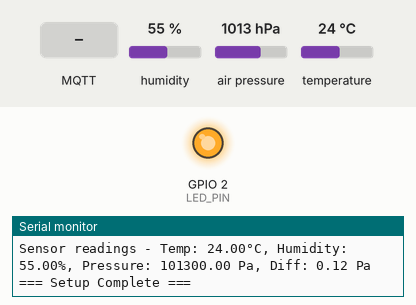
Recording of a program running on a simulated ESP32. Shown: output pins drawn as LEDs (lit = HIGH), the last lines printed to the serial monitor. Inputs (shaded band) come from the test bench; at power-on: humidity 55 %, air pressure 1013 hPa, temperature 24 °C. WiFi joins after 1.5 s; servers stay silent unless stated; random numbers use the default seed unless the program sets one; no MQTT or app messages arrive unless stated.

Above: at 2.6 s.
At 6.2 s:
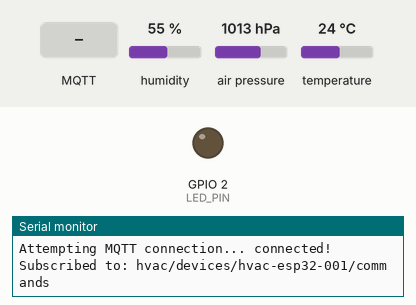
6.3 s: MQTT message "status_request" arrives on the first subscribed topic
7.8 s: MQTT message "calibrate" arrives on the first subscribed topic
9.3 s: MQTT message "ota_update" arrives on the first subscribed topic
Timing chart, 0 to 12.3 s (numbered marks = the images above; inputs shaded):
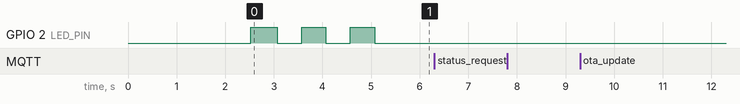

The program:

main.cpp
```cpp
#include <WiFi.h>
#include <PubSubClient.h>
#include <ArduinoJson.h>
#include <Wire.h>
#include <Adafruit_BME280.h>
#include <ArduinoOTA.h>
#include <esp_task_wdt.h>

// Pin definitions
#define SDA_PIN 21
#define SCL_PIN 22
#define LED_PIN 2
#define PRESSURE_SENSOR_PIN A0  // Analog pin for SDP810 (if using analog output)

// Configuration
const char* ssid = WIFI_SSID;
const char* password = WIFI_PASSWORD;
const char* mqtt_server = MQTT_SERVER;
const int mqtt_port = MQTT_PORT;

// Device identification
const char* device_id = "hvac-esp32-001";
const char* device_name = "Living Room Sensor";
const char* firmware_version = "1.0.0";

// MQTT topics
const char* telemetry_topic = "hvac/devices/hvac-esp32-001/telemetry";
const char* status_topic = "hvac/devices/hvac-esp32-001/status";
const char* command_topic = "hvac/devices/hvac-esp32-001/commands";
const char* alert_topic = "hvac/devices/hvac-esp32-001/alerts";

// Timing constants
const unsigned long SENSOR_READ_INTERVAL = 30000;  // 30 seconds
const unsigned long HEARTBEAT_INTERVAL = 60000;    // 1 minute
const unsigned long WIFI_TIMEOUT = 10000;          // 10 seconds
const unsigned long MQTT_RECONNECT_INTERVAL = 5000; // 5 seconds

// Global objects
WiFiClient espClient;
PubSubClient mqtt_client(espClient);
Adafruit_BME280 bme;

// Global variables
unsigned long last_sensor_read = 0;
unsigned long last_heartbeat = 0;
unsigned long last_mqtt_attempt = 0;
bool sensor_initialized = false;
float temperature = 0.0;
float humidity = 0.0;
float pressure = 0.0;
float pressure_differential = 0.0;
int wifi_signal_strength = 0;
unsigned long uptime_seconds = 0;

// Function prototypes
void setup_wifi();
void setup_mqtt();
void setup_sensors();
void setup_ota();
void read_sensors();
void publish_telemetry();
void publish_status();
void publish_alert(const char* alert_type, const char* message);
void handle_mqtt_message(char* topic, byte* payload, unsigned int length);
void reconnect_mqtt();
void blink_led(int count, int delay_ms = 200);
float read_pressure_sensor();

void setup() {
    Serial.begin(115200);
    delay(1000);

    Serial.println("\n=== HVAC ESP32 Sensor Starting ===");
    Serial.printf("Device ID: %s\n", device_id);
    Serial.printf("Firmware: %s\n", firmware_version);

    // Initialize LED
    pinMode(LED_PIN, OUTPUT);
    digitalWrite(LED_PIN, LOW);

    // Initialize I2C
    Wire.begin(SDA_PIN, SCL_PIN);

    // Setup components
    setup_wifi();
    setup_sensors();
    setup_mqtt();
    setup_ota();

    // Enable watchdog timer
    esp_task_wdt_init(30, true);
    esp_task_wdt_add(NULL);

    // Initial sensor reading
    read_sensors();
    publish_status();

    Serial.println("=== Setup Complete ===\n");
    blink_led(3, 500);
}

void loop() {
    unsigned long current_time = millis();
    uptime_seconds = current_time / 1000;

    // Handle OTA updates
    ArduinoOTA.handle();

    // Maintain MQTT connection
    if (!mqtt_client.connected()) {
        if (current_time - last_mqtt_attempt > MQTT_RECONNECT_INTERVAL) {
            reconnect_mqtt();
            last_mqtt_attempt = current_time;
        }
    } else {
        mqtt_client.loop();
    }

    // Read sensors periodically
    if (current_time - last_sensor_read > SENSOR_READ_INTERVAL) {
        read_sensors();
        if (mqtt_client.connected()) {
            publish_telemetry();
        }
        last_sensor_read = current_time;
    }

    // Send heartbeat
    if (current_time - last_heartbeat > HEARTBEAT_INTERVAL) {
        if (mqtt_client.connected()) {
            publish_status();
        }
        last_heartbeat = current_time;
    }

    // Feed watchdog
    esp_task_wdt_reset();

    // Short delay to prevent tight loop
    delay(100);
}

void setup_wifi() {
    Serial.print("Connecting to WiFi");
    WiFi.mode(WIFI_STA);
    WiFi.begin(ssid, password);

    unsigned long start_time = millis();
    while (WiFi.status() != WL_CONNECTED) {
        delay(500);
        Serial.print(".");

        if (millis() - start_time > WIFI_TIMEOUT) {
            Serial.println("\nWiFi connection timeout! Restarting...");
            ESP.restart();
        }
    }

    Serial.println();
    Serial.printf("WiFi connected! IP: %s\n", WiFi.localIP().toString().c_str());
    Serial.printf("Signal strength: %d dBm\n", WiFi.RSSI());

    wifi_signal_strength = WiFi.RSSI();
}

void setup_sensors() {
    Serial.print("Initializing BME280 sensor...");

    if (!bme.begin(0x76)) {  // Try primary I2C address
        if (!bme.begin(0x77)) {  // Try secondary I2C address
            Serial.println(" FAILED!");
            publish_alert("sensor_error", "BME280 sensor initialization failed");
            sensor_initialized = false;
            return;
        }
    }

    // Configure BME280 settings
    bme.setSampling(Adafruit_BME280::MODE_NORMAL,
                    Adafruit_BME280::SAMPLING_X2,  // temperature
                    Adafruit_BME280::SAMPLING_X2,  // pressure
                    Adafruit_BME280::SAMPLING_X2,  // humidity
                    Adafruit_BME280::FILTER_X16,
                    Adafruit_BME280::STANDBY_MS_500);

    sensor_initialized = true;
    Serial.println(" SUCCESS!");
}

void setup_mqtt() {
    mqtt_client.setServer(mqtt_server, mqtt_port);
    mqtt_client.setCallback(handle_mqtt_message);
    mqtt_client.setKeepAlive(60);
    mqtt_client.setSocketTimeout(10);

    Serial.printf("MQTT server: %s:%d\n", mqtt_server, mqtt_port);
}

void setup_ota() {
    ArduinoOTA.setHostname(device_id);
    ArduinoOTA.setPassword("hvac-ota-2023");

    ArduinoOTA.onStart([]() {
        String type = (ArduinoOTA.getCommand() == U_FLASH) ? "sketch" : "filesystem";
        Serial.println("OTA Update Start: " + type);
        publish_alert("ota_start", "Firmware update starting");
    });

    ArduinoOTA.onEnd([]() {
        Serial.println("\nOTA Update Complete");
        publish_alert("ota_complete", "Firmware update completed");
    });

    ArduinoOTA.onProgress([](unsigned int progress, unsigned int total) {
        Serial.printf("OTA Progress: %u%%\r", (progress / (total / 100)));
    });

    ArduinoOTA.onError([](ota_error_t error) {
        Serial.printf("OTA Error[%u]: ", error);
        String error_msg = "Unknown OTA error";

        if (error == OTA_AUTH_ERROR) error_msg = "Auth Failed";
        else if (error == OTA_BEGIN_ERROR) error_msg = "Begin Failed";
        else if (error == OTA_CONNECT_ERROR) error_msg = "Connect Failed";
        else if (error == OTA_RECEIVE_ERROR) error_msg = "Receive Failed";
        else if (error == OTA_END_ERROR) error_msg = "End Failed";

        Serial.println(error_msg);
        publish_alert("ota_error", error_msg.c_str());
    });

    ArduinoOTA.begin();
    Serial.println("OTA Ready");
}

void read_sensors() {
    if (!sensor_initialized) {
        Serial.println("Sensors not initialized, skipping reading");
        return;
    }

    // Read BME280 sensors
    temperature = bme.readTemperature();
    humidity = bme.readHumidity();
    pressure = bme.readPressure();

    // Read pressure differential (SDP810 simulation)
    pressure_differential = read_pressure_sensor();

    // Update WiFi signal strength
    wifi_signal_strength = WiFi.RSSI();

    // Log readings
    Serial.printf("Sensor readings - Temp: %.2f°C, Humidity: %.2f%%, Pressure: %.2f Pa, Diff: %.2f Pa\n",
                  temperature, humidity, pressure, pressure_differential);

    // Check for anomalies
    if (temperature < -40 || temperature > 85) {
        publish_alert("temperature_anomaly", "Temperature reading out of normal range");
    }

    if (humidity < 0 || humidity > 100) {
        publish_alert("humidity_anomaly", "Humidity reading out of normal range");
    }

    // Blink LED to indicate successful reading
    digitalWrite(LED_PIN, HIGH);
    delay(50);
    digitalWrite(LED_PIN, LOW);
}

float read_pressure_sensor() {
    // Simulate SDP810 pressure sensor reading
    // In real implementation, this would interface with the actual sensor
    int analog_reading = analogRead(PRESSURE_SENSOR_PIN);

    // Convert analog reading to pressure differential
    // SDP810 range: ±500 Pa, assuming 3.3V reference
    float voltage = (analog_reading / 4095.0) * 3.3;
    float pressure_pa = (voltage - 1.65) * (500.0 / 1.65);  // Convert to Pa

    return pressure_pa;
}

void publish_telemetry() {
    StaticJsonDocument<512> telemetry;

    telemetry["deviceId"] = device_id;
    telemetry["timestamp"] = millis();

    JsonObject sensors = telemetry.createNestedObject("sensors");
    sensors["temperature"] = round(temperature * 100) / 100.0;  // Round to 2 decimal places
    sensors["humidity"] = round(humidity * 100) / 100.0;
    sensors["pressure"] = round(pressure * 100) / 100.0;
    sensors["pressureDifferential"] = round(pressure_differential * 100) / 100.0;

    telemetry["battery"] = 100;  // Simulated battery level
    telemetry["rssi"] = wifi_signal_strength;
    telemetry["firmware"] = firmware_version;
    telemetry["uptime"] = uptime_seconds;

    char buffer[512];
    serializeJson(telemetry, buffer);

    if (mqtt_client.publish(telemetry_topic, buffer, true)) {
        Serial.println("Telemetry published successfully");
    } else {
        Serial.println("Failed to publish telemetry");
    }
}

void publish_status() {
    StaticJsonDocument<256> status;

    status["deviceId"] = device_id;
    status["status"] = sensor_initialized ? "online" : "error";
    status["timestamp"] = millis();
    status["uptime"] = uptime_seconds;
    status["freeHeap"] = ESP.getFreeHeap();
    status["wifiRssi"] = wifi_signal_strength;

    char buffer[256];
    serializeJson(status, buffer);

    mqtt_client.publish(status_topic, buffer, true);
}

void publish_alert(const char* alert_type, const char* message) {
    StaticJsonDocument<256> alert;

    alert["deviceId"] = device_id;
    alert["type"] = alert_type;
    alert["message"] = message;
    alert["timestamp"] = millis();
    alert["severity"] = "medium";

    char buffer[256];
    serializeJson(alert, buffer);

    mqtt_client.publish(alert_topic, buffer);
    Serial.printf("Alert published: %s - %s\n", alert_type, message);
}

void handle_mqtt_message(char* topic, byte* payload, unsigned int length) {
    // Convert payload to string
    char message[length + 1];
    memcpy(message, payload, length);
    message[length] = '\0';

    Serial.printf("MQTT message received [%s]: %s\n", topic, message);

    // Parse JSON command
    StaticJsonDocument<256> command;
    DeserializationError error = deserializeJson(command, message);

    if (error) {
        Serial.println("Failed to parse command JSON");
        return;
    }

    const char* cmd_type = command["type"];

    if (strcmp(cmd_type, "status_request") == 0) {
        publish_status();
    } else if (strcmp(cmd_type, "calibrate") == 0) {
        // Handle sensor calibration
        Serial.println("Calibration command received");
        publish_status();
    } else if (strcmp(cmd_type, "ota_update") == 0) {
        const char* firmware_url = command["firmwareUrl"];
        Serial.printf("OTA update requested: %s\n", firmware_url);
        // OTA update would be handled by ArduinoOTA
    } else {
        Serial.printf("Unknown command type: %s\n", cmd_type);
    }
}

void reconnect_mqtt() {
    if (WiFi.status() != WL_CONNECTED) {
        Serial.println("WiFi disconnected, attempting reconnection...");
        setup_wifi();
        return;
    }

    Serial.print("Attempting MQTT connection...");

    String client_id = String(device_id) + "-" + String(random(0xffff), HEX);

    if (mqtt_client.connect(client_id.c_str())) {
        Serial.println(" connected!");

        // Subscribe to command topic
        mqtt_client.subscribe(command_topic);
        Serial.printf("Subscribed to: %s\n", command_topic);

        // Publish online status
        publish_status();

    } else {
        Serial.printf(" failed, rc=%d\n", mqtt_client.state());
    }
}

void blink_led(int count, int delay_ms) {
    for (int i = 0; i < count; i++) {
        digitalWrite(LED_PIN, HIGH);
        delay(delay_ms);
        digitalWrite(LED_PIN, LOW);
        if (i < count - 1) delay(delay_ms);
    }
} 
```
